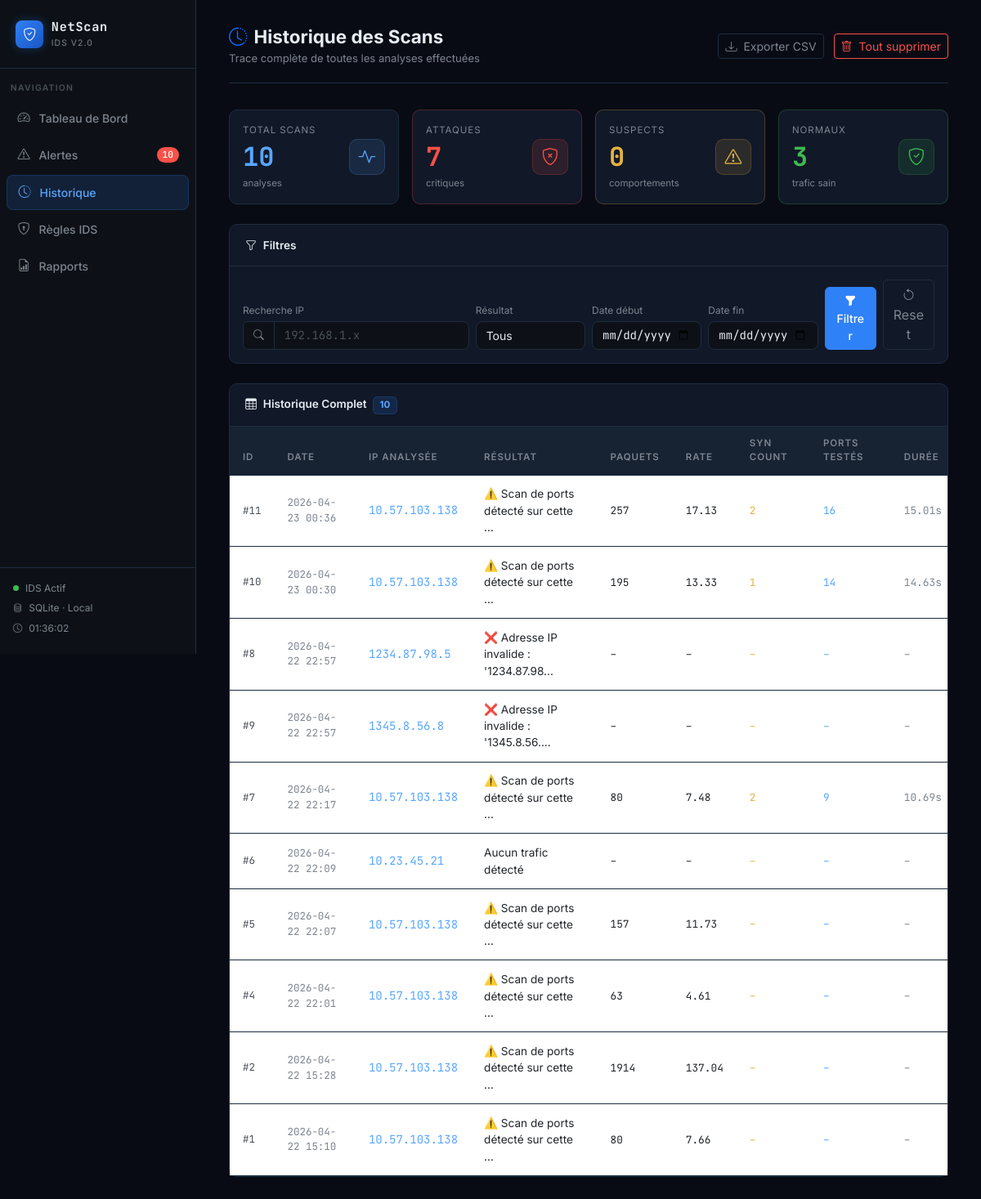
Page /historique on the committed database.
### tables this page shows
CREATE TABLE alertes (
            id INTEGER PRIMARY KEY AUTOINCREMENT,
            date TEXT NOT NULL,
            ip TEXT NOT NULL,
            type TEXT NOT NULL,
            severite TEXT NOT NULL,
            statut TEXT DEFAULT 'Nouvelle',
            nb_paquets INTEGER DEFAULT 0,
            rate REAL DEFAULT 0
        , syn_count INTEGER DEFAULT 0, ports_testes INTEGER DEFAULT 0, duree REAL DEFAULT 0, regles_declenchees TEXT DEFAULT '');

### webapp/app.py (the view)
@app.route("/historique")
def historique():
    search     = request.args.get("search", "")
    severite   = request.args.get("severite", "all")
    date_debut = request.args.get("date_debut", "")
    date_fin   = request.args.get("date_fin", "")
    conn   = get_db()
    query  = "SELECT * FROM alertes WHERE 1=1"
    params = []
    if search:
        query += " AND ip LIKE ?"
        params.append(f"%{search}%")
    if severite != "all":
        query += " AND severite = ?"
        params.append(severite)
    if date_debut:
        query += " AND date >= ?"
        params.append(date_debut + " 00:00")   # ← ajout " 00:00"
    if date_fin:
        query += " AND date <= ?"
        params.append(date_fin + " 23:59")
    query += " ORDER BY date DESC"
    scans = conn.execute(query, params).fetchall()
    stats = {
        "total":    conn.execute("SELECT COUNT(*) FROM alertes").fetchone()[0],
        "critiques": conn.execute("SELECT COUNT(*) FROM alertes WHERE severite='Critique'").fetchone()[0],
        "moyens":   conn.execute("SELECT COUNT(*) FROM alertes WHERE severite='Moyen'").fetchone()[0],
        "infos":    conn.execute("SELECT COUNT(*) FROM alertes WHERE severite='Info'").fetchone()[0],
    }
    conn.close()
    return render_template(
        "historique.html",
        scans=scans,
        stats=stats,
        search=search,
        severite=severite,
        date_debut=date_debut,
        date_fin=date_fin
    )

### webapp/app.py (called while the page is built)
def get_db():
    conn = sqlite3.connect(DB_PATH)
    conn.row_factory = sqlite3.Row
    return conn

### webapp/templates/historique.html (shortened to what this page needs)
{% extends "base.html" %}
{% set page = "historique" %}
{% block content %}
<div class="topbar">
  <div class="topbar-title">
    <h1><i class="bi bi-clock-history me-2 text-primary"></i>Historique des Scans</h1>
    <p>Trace complète de toutes les analyses effectuées</p>
  </div>
  <div class="topbar-actions">
    <a href="/historique/export_csv" class="btn btn-sm btn-outline-secondary">
      <i class="bi bi-download me-1"></i> Exporter CSV
    </a>
    <a href="/historique/supprimer_tout" class="btn btn-sm btn-outline-danger"
       onclick="return confirm('Supprimer tout l\'historique ?')">
      <i class="bi bi-trash me-1"></i> Tout supprimer
    </a>
  </div>
</div>
<div class="row g-3 mb-4">
  <div class="col-md-3">
    <div class="card h-100">
      <div class="card-body d-flex justify-content-between align-items-center p-3">
        <div>
          <div style="font-size:0.72rem;color:#7d8590;text-transform:uppercase;letter-spacing:0.08em;">Total Scans</div>
          <div class="fw-bold font-mono" style="font-size:2rem;color:#58a6ff;">{{ stats.total }}</div>
          <div style="font-size:0.72rem;color:#7d8590;">analyses</div>
        </div>
        <div style="width:44px;height:44px;border-radius:10px;background:rgba(88,166,255,0.12);display:flex;align-items:center;justify-content:center;border:1px solid rgba(88,166,255,0.2);">
          <i class="bi bi-activity" style="font-size:1.3rem;color:#58a6ff;"></i>
        </div>
      </div>
    </div>
  </div>
  <div class="col-md-3">
    <div class="card h-100" style="border-color:rgba(248,81,73,0.25);">
      <div class="card-body d-flex justify-content-between align-items-center p-3">
        <div>
          <div style="font-size:0.72rem;color:#7d8590;text-transform:uppercase;letter-spacing:0.08em;">Attaques</div>
          <div class="fw-bold font-mono" style="font-size:2rem;color:#f85149;">{{ stats.critiques }}</div>
          <div style="font-size:0.72rem;color:#7d8590;">critiques</div>
        </div>
        <div style="width:44px;height:44px;border-radius:10px;background:rgba(248,81,73,0.12);display:flex;align-items:center;justify-content:center;border:1px solid rgba(248,81,73,0.2);">
          <i class="bi bi-shield-x" style="font-size:1.3rem;color:#f85149;"></i>
        </div>
      </div>
    </div>
  </div>
  <div class="col-md-3">
    <div class="card h-100" style="border-color:rgba(227,179,65,0.25);">
      <div class="card-body d-flex justify-content-between align-items-center p-3">
        <div>
          <div style="font-size:0.72rem;color:#7d8590;text-transform:uppercase;letter-spacing:0.08em;">Suspects</div>
          <div class="fw-bold font-mono" style="font-size:2rem;color:#e3b341;">{{ stats.moyens }}</div>
          <div style="font-size:0.72rem;color:#7d8590;">comportements</div>
        </div>
        <div style="width:44px;height:44px;border-radius:10px;background:rgba(227,179,65,0.12);display:flex;align-items:center;justify-content:center;border:1px solid rgba(227,179,65,0.2);">
          <i class="bi bi-exclamation-triangle" style="font-size:1.3rem;color:#e3b341;"></i>
        </div>
      </div>
    </div>
  </div>
  <div class="col-md-3">
    <div class="card h-100" style="border-color:rgba(63,185,80,0.25);">
      <div class="card-body d-flex justify-content-between align-items-center p-3">
        <div>
          <div style="font-size:0.72rem;color:#7d8590;text-transform:uppercase;letter-spacing:0.08em;">Normaux</div>
          <div class="fw-bold font-mono" style="font-size:2rem;color:#3fb950;">{{ stats.infos }}</div>
          <div style="font-size:0.72rem;color:#7d8590;">trafic sain</div>
        </div>
        <div style="width:44px;height:44px;border-radius:10px;background:rgba(63,185,80,0.12);display:flex;align-items:center;justify-content:center;border:1px solid rgba(63,185,80,0.2);">
          <i class="bi bi-shield-check" style="font-size:1.3rem;color:#3fb950;"></i>
        </div>
      </div>
    </div>
  </div>
</div>
<div class="card mb-4">
  <div class="card-header">
    <span><i class="bi bi-funnel me-2"></i>Filtres</span>
  </div>
  <div class="card-body p-3">
    <form method="GET" action="{{ url_for('historique') }}" class="row g-2 align-items-end" id="form-filtres">
      <div class="col-md-4">
        <label style="font-size:0.75rem;color:#7d8590;margin-bottom:4px;">Recherche IP</label>
        <div class="input-group">
          <span class="input-group-text" style="background:#0d1117;border-color:#1e2d40;color:#7d8590;">
            <i class="bi bi-search" style="font-size:0.8rem;"></i>
          </span>
          <input type="text" name="search" class="form-control font-mono"
                 placeholder="192.168.1.x" value="{{ search }}"/>
        </div>
      </div>
      <div class="col-md-2">
        <label style="font-size:0.75rem;color:#7d8590;margin-bottom:4px;">Résultat</label>
        <select name="severite" class="form-select">
          <option value="all"      {% if severite=='all' %}selected{% endif %}>Tous</option>
        </select>
      </div>
      <div class="col-md-2">
        <label style="font-size:0.75rem;color:#7d8590;margin-bottom:4px;">Date début</label>
        <input type="date" name="date_debut" class="form-control font-mono" value="{{ date_debut }}"/>
      </div>
      <div class="col-md-2">
        <label style="font-size:0.75rem;color:#7d8590;margin-bottom:4px;">Date fin</label>
        <input type="date" name="date_fin" class="form-control font-mono" value="{{ date_fin }}"/>
      </div>
      <div class="col-md-1">
        <button type="submit" class="btn btn-primary w-100">
          <i class="bi bi-funnel-fill"></i> Filtrer
        </button>
      </div>
      <div class="col-md-1">
        <button type="button" class="btn btn-outline-secondary w-100" onclick="resetFiltres()">
          <i class="bi bi-arrow-counterclockwise"></i> Reset
        </button>
      </div>
    </form>
  </div>
</div>
<div class="card">
  <div class="card-header">
    <span>
      <i class="bi bi-table me-2"></i>Historique Complet
      <span class="badge ms-1" style="background:rgba(47,129,247,0.15);color:#58a6ff;border:1px solid rgba(47,129,247,0.2);font-size:0.72rem;">
        {{ scans | length }}
      </span>
    </span>
  </div>
  <div class="card-body p-0" style="overflow-x:auto;">
    <table class="table table-hover mb-0" style="min-width:1100px;">
      <thead>
        <tr>
          <th>ID</th>
          <th>Date</th>
          <th>IP Analysée</th>
          <th>Résultat</th>
          <th>Paquets</th>
          <th>Rate</th>
          <th>SYN count</th>
          <th>Ports testés</th>
          <th>Durée</th>
        </tr>
      </thead>
      <tbody>
        {% if scans %}
          {% for s in scans %}
          <tr>
            <td class="font-mono" style="font-size:0.78rem;color:#484f58;">#{{ s.id }}</td>
            <td class="font-mono" style="font-size:0.78rem;color:#7d8590;">{{ s.date }}</td>
            <td class="font-mono" style="color:#58a6ff;">{{ s.ip }}</td>
            <td style="font-size:0.85rem;max-width:220px;">
              <span title="{{ s.type }}">
                {% if s.type | length > 35 %}
                  {{ s.type[:35] }}...
                {% else %}
                  {{ s.type }}
                {% endif %}
              </span>
            </td>
            <td class="font-mono" style="font-size:0.8rem;">
              {% if s.nb_paquets %}{{ s.nb_paquets }}{% else %}–{% endif %}
            </td>
            <td class="font-mono" style="font-size:0.8rem;">
              {% if s.rate %}{{ s.rate }}{% else %}–{% endif %}
            </td>
            <td class="font-mono" style="font-size:0.8rem;color:#e3b341;">
              {% if s.syn_count %}{{ s.syn_count }}{% else %}–{% endif %}
            </td>
            <td class="font-mono" style="font-size:0.8rem;color:#58a6ff;">
              {% if s.ports_testes %}{{ s.ports_testes }}{% else %}–{% endif %}
            </td>
            <td class="font-mono" style="font-size:0.8rem;color:#7d8590;">
              {% if s.duree %}{{ s.duree }}s{% else %}–{% endif %}
            </td>
          </tr>
          {% endfor %}
        {% endif %}
      </tbody>
    </table>
  </div>
</div>
{% endblock %}

### webapp/templates/base.html (style rules this page uses)
:root { --bg-primary: #080b14; --bg-secondary: #0d1117; --bg-card: #111827; --bg-card-hover: #161f30; --border: #1e2d40; --border-bright: #2a3f5f; --text-primary: #e6edf3; --text-secondary: #7d8590; --text-muted: #484f58; --accent: #2f81f7; --accent-glow: rgba(47, 129, 247, 0.15); --accent-hover: #58a6ff; --danger: #f85149; --danger-glow: rgba(248, 81, 73, 0.15); --warning: #e3b341; --warning-glow: rgba(227, 179, 65, 0.15); --success: #3fb950; --success-glow: rgba(63, 185, 80, 0.15); --info: #58a6ff; --sidebar-width: 240px; }
* { box-sizing: border-box; margin: 0; padding: 0; }
body { background-color: var(--bg-primary); color: var(--text-primary); font-family: 'Inter', sans-serif; min-height: 100vh; overflow-x: hidden; }
.topbar { display: flex; justify-content: space-between; align-items: center; margin-bottom: 2rem; padding-bottom: 1.2rem; border-bottom: 1px solid var(--border); }
.topbar-title h1 { font-size: 1.4rem; font-weight: 700; margin: 0; }
.topbar-title p { font-size: 0.82rem; color: var(--text-secondary); margin: 0.2rem 0 0; }
.topbar-actions { display: flex; align-items: center; gap: 0.75rem; }
.card { background: var(--bg-card); border: 1px solid var(--border); border-radius: 10px; color: var(--text-primary); transition: border-color 0.2s; }
.card-header { background: transparent; border-bottom: 1px solid var(--border); font-weight: 600; font-size: 0.85rem; padding: 0.9rem 1.2rem; display: flex; align-items: center; justify-content: space-between; }
.card-body { padding: 1.2rem; }
.table { color: var(--text-primary); font-size: 0.875rem; margin: 0; }
.table thead th { background: rgba(30,45,64,0.5); border-color: var(--border); color: var(--text-secondary); font-size: 0.72rem; text-transform: uppercase; letter-spacing: 0.08em; font-weight: 600; padding: 0.75rem 1rem; }
.table td { border-color: var(--border); padding: 0.8rem 1rem; vertical-align: middle; }
.form-control, .form-select { background: var(--bg-secondary); border-color: var(--border); color: var(--text-primary); border-radius: 8px; font-size: 0.875rem; }
.form-control::placeholder { color: var(--text-muted); }
.btn-primary { background: var(--accent); border-color: var(--accent); font-weight: 500; font-size: 0.875rem; }
.btn-outline-danger { color: var(--danger); border-color: var(--danger); }
.btn-outline-secondary { color: var(--text-secondary); border-color: var(--border); }
.font-mono { font-family: 'JetBrains Mono', monospace; }

### rows in the picture
alertes: id "11", date "2026-04-23 00:36", ip "10.57.103.138", type "⚠️ Scan de ports détecté sur cette", nb_paquets "257", rate "17.13", syn_count "2", ports_testes "16", duree "15.01"
alertes: id "10", date "2026-04-23 00:30", ip "10.57.103.138", type "⚠️ Scan de ports détecté sur cette", nb_paquets "195", rate "13.33", syn_count "1", ports_testes "14", duree "14.63"
alertes: id "8", date "2026-04-22 22:57", ip "1234.87.98.5", type "❌ Adresse IP invalide : '1234.87.98"
alertes: id "9", date "2026-04-22 22:57", ip "1345.8.56.8", type "❌ Adresse IP invalide : '1345.8.56."
alertes: id "7", date "2026-04-22 22:17", ip "10.57.103.138", type "⚠️ Scan de ports détecté sur cette", nb_paquets "80", rate "7.48", syn_count "2", ports_testes "9", duree "10.69"
alertes: id "6", date "2026-04-22 22:09", ip "10.23.45.21", type "Aucun trafic détecté"
alertes: id "5", date "2026-04-22 22:07", ip "10.57.103.138", type "⚠️ Scan de ports détecté sur cette", nb_paquets "157", rate "11.73"
alertes: id "4", date "2026-04-22 22:01", ip "10.57.103.138", type "⚠️ Scan de ports détecté sur cette", nb_paquets "63", rate "4.61"
alertes: id "2", date "2026-04-22 15:28", ip "10.57.103.138", type "⚠️ Scan de ports détecté sur cette", nb_paquets "1914", rate "137.04"
alertes: id "1", date "2026-04-22 15:10", ip "10.57.103.138", type "⚠️ Scan de ports détecté sur cette", nb_paquets "80", rate "7.66"

### other values in the picture
{{ stats.total }} "10"
{{ stats.critiques }} "7"
{{ stats.moyens }} "0"
{{ stats.infos }} "3"
{{ scans | length }} "10"
